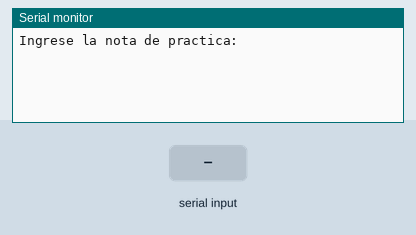
Recording of a program running on a simulated ESP32. Parts: the last lines printed to the serial monitor. Inputs (shaded band) come from the test bench.

Above: at 1.2 s.
1.3 s: "90,45,200\n" received over Serial
At 2.64 s:
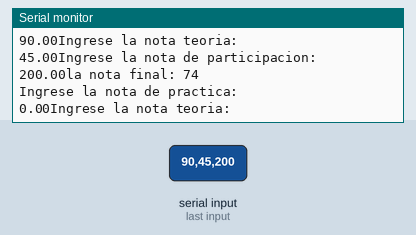
2.8 s: "30,150,10\n" received over Serial
At 4.3 s:
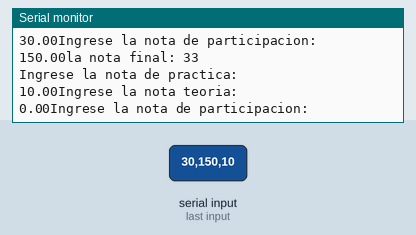

The program:

main.cpp
```cpp
/*7.La calificación final de un estudiante es el promedio de tres notas:
la nota de prácticas que cuenta un 30% del total, la nota teórica que cuenta un
60% y la nota de participación que cuenta el 10% restante. Escriba un programa
que lea las tres notas del alumno y escriba su nota final.

#include<iostream>
using namespace std;
int main(){
	float notapractica, notateorica, notaparticipacion;
	int notaFinal;

	cout<<"ingrese la nota de practica: ";
	cin>>notapractica;
	cout<<"Ingrese la nota teoria: ";
	cin>>notateorica;
	cout<<"Ingrese la nota de participacion: ";
	cin>>notaparticipacion;

	notapractica= notapractica * 0.30;
	notateorica *=0.60;
	notaparticipacion *= 0.10;

	notaFinal = notaparticipacion + notateorica + notapractica;

	 cout<<"La nota final es: "<<notaFinal;
	return 0;


}

*/

#include <Arduino.h>

	float notapractica, notateorica, notaparticipacion;
	int notaFinal;

void setup()
{
  	Serial.begin(9600);
}

void loop()
{

	Serial.println("Ingrese la nota de practica: "); while(!Serial.available()){} notapractica = Serial.parseInt();
	Serial.print(String(notapractica));
	Serial.println("Ingrese la nota teoria: "); while(!Serial.available()){} notateorica = Serial.parseInt();
	Serial.print(String(notateorica));
	Serial.println("Ingrese la nota de participacion: "); while(!Serial.available()){} notaparticipacion = Serial.parseInt();
	Serial.print(String(notaparticipacion));

  	notapractica= notapractica * 0.30;
	notateorica *=0.60;
	notaparticipacion *= 0.10;

	notaFinal = notaparticipacion + notateorica + notapractica;

	Serial.println("la nota final: " + String(notaFinal));


}
```

Measured:
- after the input at 1.3 s, the serial monitor: prints a new line at once (image 1)
- after the input at 2.8 s, the serial monitor: prints a new line at once (image 2)
